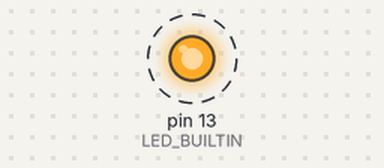
Simulated run of this sketch. Board: Arduino Uno, built with avr-gcc and run on an emulated ATmega328P. Parts: output pins drawn as LEDs (lit = HIGH). Dashed ring = blinking. What the sketch prints to the serial monitor is not drawn.

Above: at 0.5 s.
Timing chart, 0 to 4.6 s (numbered marks = the images above):
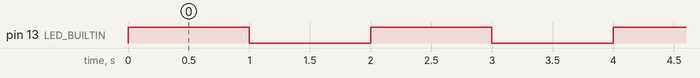

The sketch:

test.ino
```cpp
// Simple Arduino sketch

void setup() {
  // Initialize serial communication
  Serial.begin(9600);
  pinMode(LED_BUILTIN, OUTPUT);
}

void loop() {
  // Main code that runs repeatedly
  digitalWrite(LED_BUILTIN, HIGH);
  delay(1000);
  digitalWrite(LED_BUILTIN, LOW);
  delay(1000);
  Serial.println("Blinking LED");
}

// A custom function
int calculateDelay(int baseDelay, int multiplier) {
  return baseDelay * multiplier;
}
```

Measured:
- by itself, pin 13 (LED_BUILTIN): alternates HIGH for 1.0 s and LOW for 1.0 s
